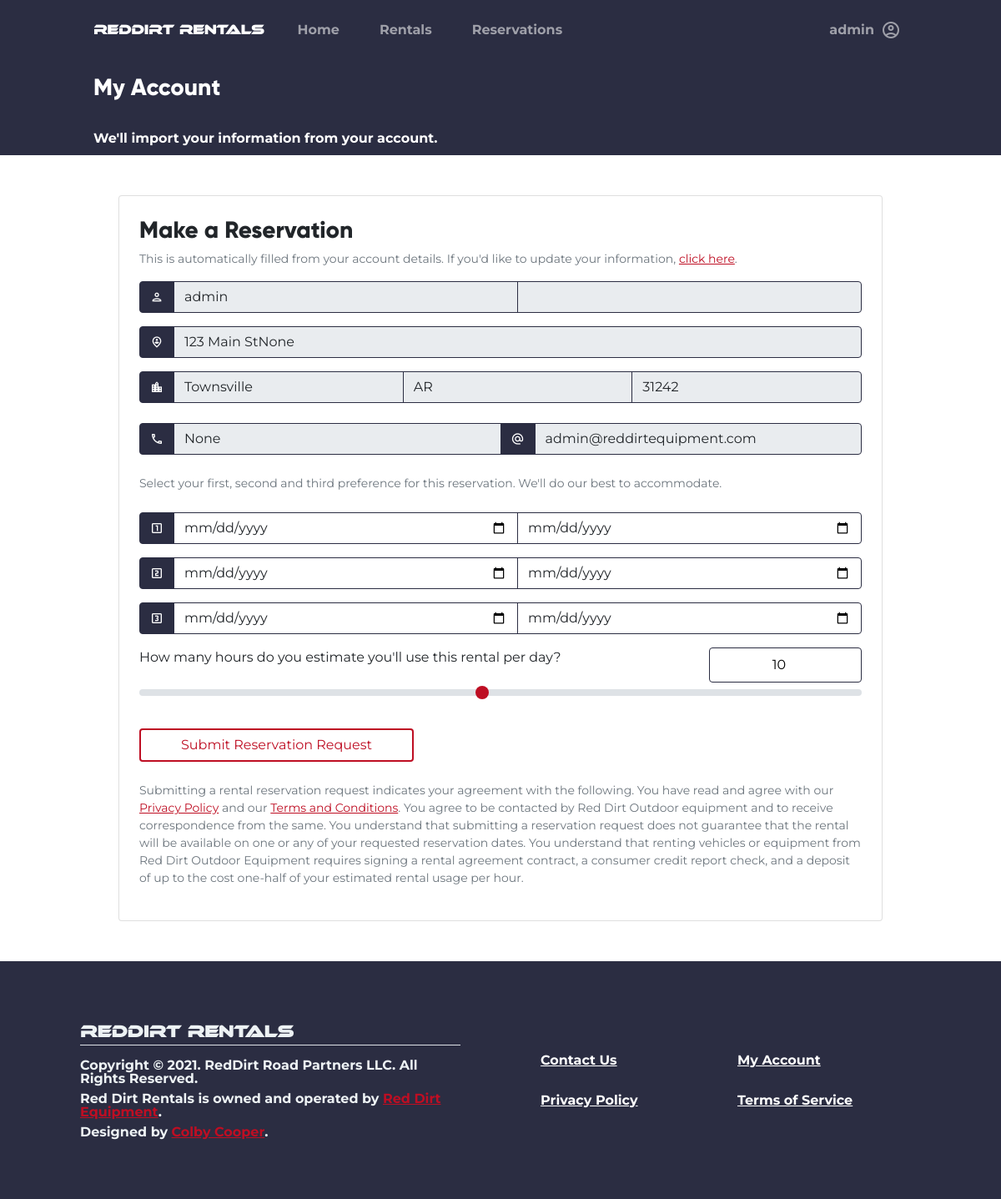
Page /account/reserve/7 (signed in) on the committed database.
### tables this page shows
CREATE TABLE users (
    id INTEGER PRIMARY KEY AUTOINCREMENT,
    firstname TEXT NOT NULL,
    lastname TEXT NOT NULL,
    phonenumber TEXT NOT NULL,
    email TEXT NOT NULL,
    password BLOB NOT NULL,
    groups TEXT NOT NULL,
    address TEXT NOT NULL,
    city TEXT NOT NULL,
    state TEXT NOT NULL,
    zip TEXT NOT NULL
, token TEXT, token_expire TEXT);

### rentals_app/account.py (the view)
@account.route("/reserve/<int:id>")
@login_required
def reserve(id):
    return render_template("account/reserve.html", id=id)

### rentals_app/__init__.py (called while the page is built)
@app.after_request
def after_request(response):
    response.headers["Cache-Control"] = "no-cache, no-store, must-revalidate"
    return response

### rentals_app/auth.py (called while the page is built)
@auth.before_app_request
def fetch_current_user():
    userid = session.get("userid")
    if userid is None:
        g.user = None
    else:
        g.user = User.find_user(userid)

def login_required(view):
    @functools.wraps(view)
    def wrapped_view(**kwargs):
        if g.user is None:
            return redirect(url_for("auth.login"))
        return view(**kwargs)
    return wrapped_view

### rentals_app/helpers.py (called while the page is built)
def connect_to_db():
    con = sqlite3.connect(DB_PATH)
    return con, con.cursor()

### rentals_app/models/user.py (called while the page is built)
    def find_user(id) -> "User":
        con, cur = helpers.connect_to_db()
        sql = """
        SELECT * FROM users WHERE id='{}'
        """.format(
            id
        )
        try:
            db = cur.execute(sql).fetchone()
            if not db:
                return None
            return User(
                userid=db[0],
                firstname=db[1],
                lastname=db[2],
                phonenumber=db[3],
                email=db[4],
                password=db[5],
                groups=db[6],
                address=db[7],
                city=db[8],
                state=db[9],
                zip=db[10],
            )
        except Exception as ex:
            con.rollback()
            raise ex
        finally:
            con.close()

### rentals_app/templates/account/reserve.html (shortened to what this page needs)
{% extends "Base.html" %}
{% block content %}
<div class="container-fluid bg-dark">
    <div class="row">
        <div class="col-md-10 mx-auto">
            <h3 class="text-white py-3">My Account</h3>
        </div>
    </div>
</div>
<div class="container-fluid bg-dark">
    <div class="row">
        <div class="col-md-10 mx-auto">
            <p class="text-white py-2 m-0 fw-bold">We'll import your information from your account.</p>
        </div>
    </div>
</div>
<div class="container-fluid">
    <div class="row mx-md-4">
        <div class="col-md-10 mx-auto my-5">
            <div class="card">
                <div class="card-body p-4">
                    <h3 class="card-title">Make a Reservation</h3>
                    <form action="{{url_for('account.make_reservation', r_id=id)}}"
                          method="POST">
                        <p class="form-text mb-3">
                            This is automatically filled from your account details.
                            If you'd like to update your information, <a href="{{url_for('account.index')}}">click here</a>.
                        </p>
                        <div class="input-group mb-3">
                            <span class="input-group-text material-icons-outlined border-dark bg-dark text-white">
                            </span>
                            <input type="text"
                                   value="{{g.user.firstname}}"
                                   class="form-control border-dark"
                                   disabled>
                            <input type="text"
                                   class="form-control border-dark"
                                   value="{{g.user.lastname}}"
                                   disabled>
                        </div>
                        <div class="input-group mb-3">
                            <span class="input-group-text material-icons-outlined border-dark bg-dark text-white">
                            </span>
                            <input type="text"
                                   value="{{g.user.address}}"
                                   class="form-control border-dark"
                                   disabled>
                        </div>
                        <div class="input-group mb-4">
                            <span class="input-group-text material-icons-outlined border-dark bg-dark text-white">
                            </span>
                            <input type="text"
                                   value="{{g.user.city}}"
                                   class="form-control border-dark"
                                   disabled>
                            <input type="text"
                                   class="form-control border-dark"
                                   value="{{g.user.state}}"
                                   disabled>
                            <input type="text"
                                   class="form-control border-dark"
                                   value="{{g.user.zip}}"
                                   disabled>
                        </div>
                        <div class="input-group mb-4">
                            <span class="input-group-text material-icons-outlined border-dark bg-dark text-white">
                            </span>
                            <input type="text"
                                   value="{{g.user.phonenumber}}"
                                   class="form-control border-dark"
                                   disabled>
                            <span class="input-group-text material-icons-outlined border-dark bg-dark text-white">
                            </span>
                            <input type="text"
                                   class="form-control border-dark"
                                   value="{{g.user.email}}"
                                   disabled>
                        </div>
                        <p class="form-text mb-4">
                            Select your first, second and third preference for this reservation.
                            We'll do our best to accommodate.
                        </p>
                        <div class="input-group mb-3">
                            <span class="input-group-text material-icons-outlined border-dark bg-dark text-white">
                            </span>
                            <input type="date"
                                   name="start_1"
                                   required
                                   class="form-control border-dark">
                            <input type="date"
                                   class="form-control border-dark"
                                   required
                                   name="end_1">
                        </div>
                        <div class="input-group mb-3">
                            <span class="input-group-text material-icons-outlined border-dark bg-dark text-white">
                            </span>
                            <input type="date"
                                   name="start_2"
                                   required
                                   class="form-control border-dark">
                            <input type="date"
                                   class="form-control border-dark"
                                   required
                                   name="end_3">
                        </div>
                        <div class="input-group mb-3">
                            <span class="input-group-text material-icons-outlined border-dark bg-dark text-white">
                            </span>
                            <input type="date"
                                   required
                                   name="start_3"
                                   class="form-control border-dark">
                            <input type="date"
                                   required
                                   class="form-control border-dark"
                                   name="end_3">
                        </div>
                        <div class="mb-4">
                            <div class="row me-0">
                                <label class="col-auto flex-fill form-label me-auto mb-0">How many hours do you estimate you'll use this rental per day?</label>
                                <input class="col p-2 rounded border border-dark text-center mb-0"
                                       id="range_value"
                                       type="number"
                                       name="usage_hours"
                                       max="20"
                                       min="0"
                                       value="10">
                            </div>
                            <input type="range"
                                   class="form-range"
                                   min="1"
                                   value="10"
                                   max="20"
                                   step="1"
                                   list="ticks"
                                   id="slider">
                        </div>
                        <div class="row mb-4">
                            <div class="col">
                                <button type="submit"
                                        class="btn btn-outline-info border border-info border-2 px-5">
                                    Submit Reservation Request
                                </button>
                            </div>
                        </div>
                        <p class="form-text">
                            Submitting a rental reservation request indicates your agreement with the following.
                            You have read and agree with our <a href="#">Privacy Policy</a> and our <a href="#">Terms and Conditions</a>.
                            You agree to be contacted by Red Dirt Outdoor equipment and to receive correspondence from the same.
                            You understand that submitting a reservation request does not guarantee that the rental will be available
                            on one or any of your requested reservation dates. You understand that renting vehicles or equipment
                            from Red Dirt Outdoor Equipment requires signing a rental agreement contract, a consumer credit report check,
                            and a deposit of up to the cost one-half of your estimated rental usage per hour.
                        </p>
                    </form>
                </div>
            </div>
        </div>
    </div>
</div>
{% endblock %}

### rentals_app/templates/base.html (shortened to what this page needs)
<!doctype html>
<html lang="en">
<head>
    <link rel="stylesheet"
          href="https://cdn.jsdelivr.net/npm/fullcalendar@5.7.2/main.css"
>
    <link rel="stylesheet"
          href="{{url_for('static', filename='global.css')}}">
</head>
<body class="bg-white"
      style="overflow-x: hidden;">
    <div class="row mx-0 bg-dark">
        <div class="col-md-10 mx-auto">
            <nav class="navbar navbar-expand-md navbar-dark bg-dark py-3">
                <a href="{{url_for('index.root')}}"
                   class="navbar-brand">
                    <h6 class="m-0"
                        style="font-family:ethnocentric;">RedDirt Rentals</h6>
                </a>
                <div class="collapse navbar-collapse"
                     id="nav_main">
                    <ul class="navbar-nav w-100">
                        <li class="nav-item mx-3">
                            <a class="nav-link fw-bold"
                               aria-current="page"
                               href="{{ url_for('index.root') }}">Home</a>
                        </li>
                        <li class="nav-item px-3">
                            <a class="nav-link fw-bold"
                               href="{{url_for('Rentals.all_rentals')}}">Rentals</a>
                        </li>
                        <li class="nav-item mx-3">
                            <a class="nav-link fw-bold"
                               href="{{url_for('account.reservations', id=None)}}">Reservations</a>
                        </li>
                        {% if g.user != None %}
                        <li class="nav-item dropdown dropdown-dark ms-md-auto ms-3 ps-3">
                            <a class="nav-link dropdown-toggle d-flex flex-row align-items-center fw-bold"
                               href="#"
                               data-bs-toggle="dropdown"
                               aria-expanded="false">
                                <span class="me-2">{{g.user.firstname}}</span>
                                <span class="material-icons-outlined">
                                </span>
                            </a>
                        </li>
                        {% endif %}
                    </ul>
                </div>
            </nav>
        </div>
    </div>
    {% block content %} {% endblock %}
    <div class="container-fluid">
        <div class="row p-5 align-items-center bg-dark text-light fw-bold lh-1">
            <div class="col-auto col-md-6 me-auto px-5 py-3 pt-4">
                <h5 class="m-0 border-bottom pb-1"
                    style="font-family: ethnocentric;">RedDirt Rentals</h5>
                <p class="mb-2 mt-3">Copyright &copy; 2021. RedDirt Road Partners LLC. All Rights Reserved.</p>
                <p class="my-2">Red Dirt Rentals is owned and operated by <a href="https://reddirtequipment.com"
                       target="_blank">Red Dirt Equipment</a>.</p>
                <p class="mb-2">Designed by <a href="mailto:ccooper@reddirtequipment.com">Colby Cooper</a>.</p>
            </div>
            <div class="col-auto col-md-6 px-5 py-3">
                <div class="row row-cols-2 g-3 text-start fw-bold">
                    <a href="{{ url_for('index.contact') }}"
                       class="col py-2 button btn-small text-white">Contact Us</a>
                    <a href="{{ url_for('account.index') }}"
                       class="col py-2 button btn-small text-white">My Account</a>
                    <a href="{{ url_for('index.privacy_policy') }}"
                       class="col py-2 button btn-small text-white">Privacy Policy</a>
                    <a href="{{ url_for('index.terms') }}"
                       class="col py-2 button btn-small text-white">Terms of Service</a>
                </div>
            </div>
        </div>
    </div>
</body>
</html>

### rows in the picture
users: user.firstname "admin", user.address "123 Main StNone", user.city "Townsville", user.state "AR", user.zip "31242", user.phonenumber "None", user.email "admin@reddirtequipment.com"
